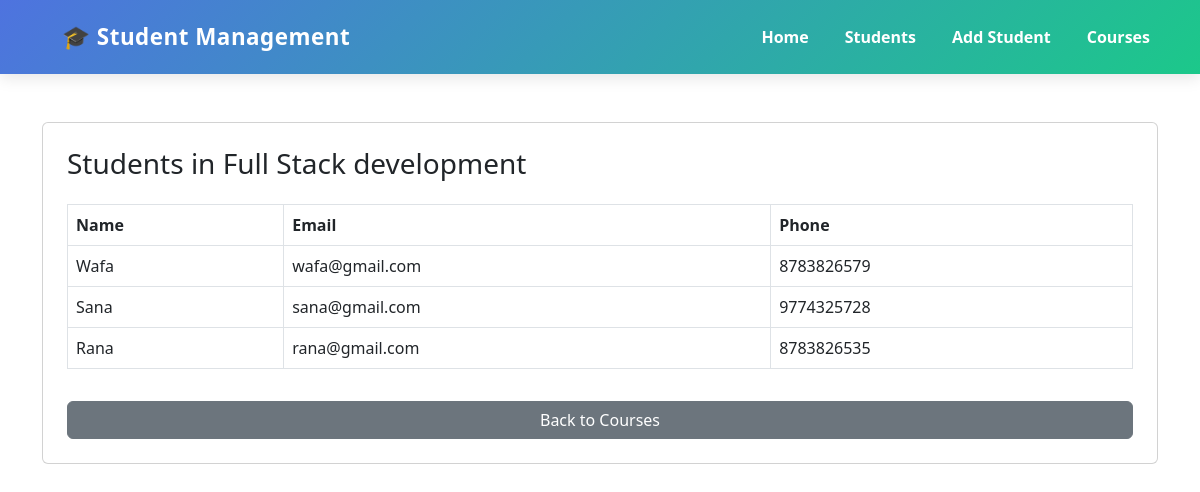
The app's page /courses/7/students/, older data.
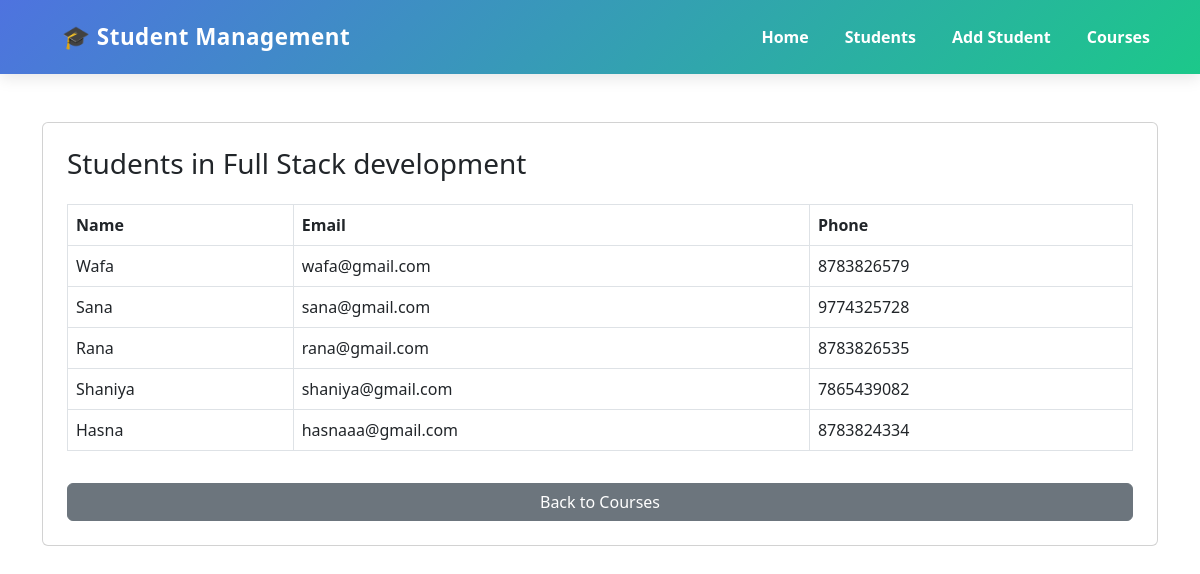
The same page, newer data.
### students/models.py (models this page shows, shortened)
class Student(models.Model):
    name = models.CharField(max_length=100)
    course = models.CharField(max_length=100)
    email = models.EmailField()
    phone = models.CharField(max_length=15)
    created_at = models.DateTimeField(auto_now_add=True)  # optional

### students/views.py (the view)
# urls.py: path('courses/<int:id>/students/', views.course_students, name='course_students'), # view students
def course_students(request, id):
    course = get_object_or_404(Course, id=id)
    students = Student.objects.filter(course=course)
    return render(request, 'students/course_students.html', {'course': course, 'students': students})

### students/models.py (called while the page is built)
    def __str__(self):
        return self.name

### students/templates/students/course_students.html
{% extends 'students/base.html' %}
{% block content %}
<div class="container mt-5">
    <div class="card p-4">
        <h3>Students in {{ course.name }}</h3>
        {% if students %}
        <table class="table table-bordered mt-3">
            <thead>
                <tr>
                    <th>Name</th>
                    <th>Email</th>
                    <th>Phone</th>
                </tr>
            </thead>
            <tbody>
                {% for student in students %}
                <tr>
                    <td>{{ student.name }}</td>
                    <td>{{ student.email }}</td>
                    <td>{{ student.phone }}</td>
                </tr>
                {% endfor %}
            </tbody>
        </table>
        {% else %}
        <p class="text-center text-muted mt-3">No students enrolled in this course</p>
        {% endif %}
        <a href="{% url 'course_list' %}" class="btn btn-secondary mt-3">Back to Courses</a>
    </div>
</div>
{% endblock %}

Row changes from the older to the newer data that the page shows:
added Student: name "Shaniya", email "shaniya@gmail.com", phone "7865439082"
added Student: name "Hasna", email "hasnaaa@gmail.com", phone "8783824334"
